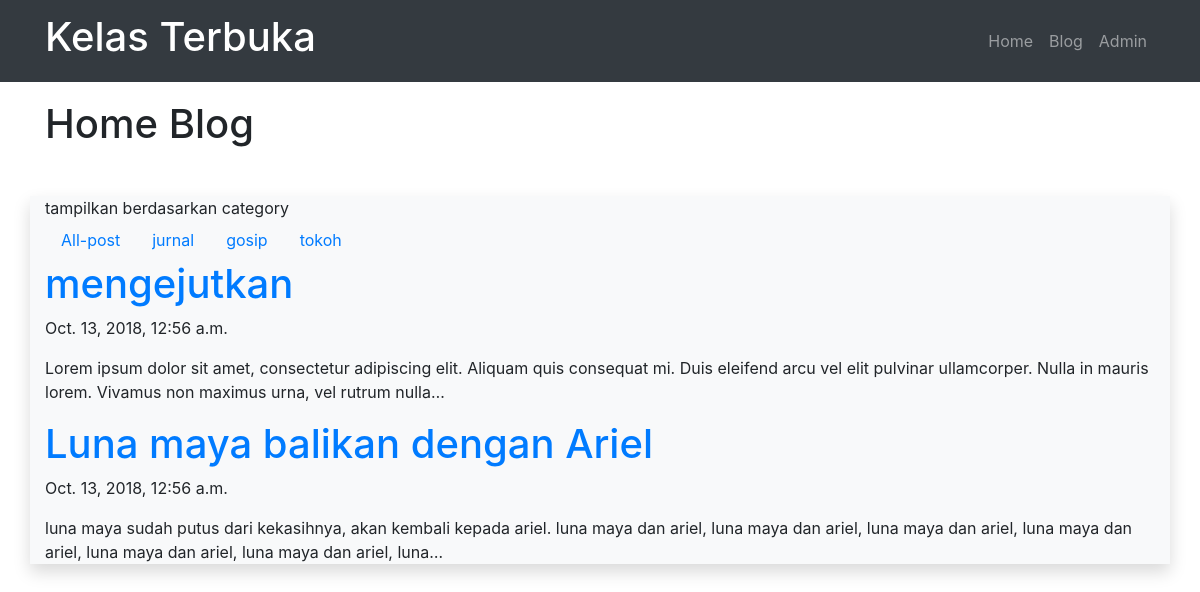
The page /blog/category/gosip/ on the database its author committed.
### blog/models.py (models this page shows, shortened)
class Post(models.Model):
	judul		= models.CharField(max_length=255)
	body		= models.TextField()
	category	= models.CharField(max_length=255)
	publish		= models.DateTimeField(auto_now_add = True)
	update		= models.DateTimeField(auto_now = True)
	slug		= models.SlugField(blank=True, editable = False)

### blog/views.py (the view)
# urls.py: url(r'^category/(?P<categoryInput>[\w-]+)/$', views.categoryPost, name="category"),
def categoryPost(request,categoryInput):
	posts = Post.objects.filter(category=categoryInput);
	categories = Post.objects.values('category').distinct();
	context = {
		'Judul':'Home Blog',
		'Content':'tampilkan berdasarkan category',
		'Categories':categories,
		'Posts':posts,
	}
	return render(request,'blog/category.html',context)

### blog/templates/blog/category.html (shortened to what this page needs)
{% extends "base.html" %}
{% block pageTitle %}
	{{Judul}}
{% endblock pageTitle %}
{% block contents %}
	{{Content}}
	<ul class="nav">
		<li class="nav-item">
			<a class = "nav-link" href="/blog" title="">
				All-post
			</a>
		</li>
	{% for dataCategory in Categories %}
		<li class="nav-item">
			<a class = "nav-link" href="/blog/category/{{dataCategory.category}}" title="">
				{{dataCategory.category}}
			</a>
		</li>
	{% endfor %}
	</ul>
	{% for post in Posts %}
		<a href="/blog/post/{{post.slug}}" title="">
			<h1>{{post.judul}}</h1>
		</a>
		<p>{{post.publish}}</p>
		<p>{{post.body|truncatechars:200}}</p>
	{% endfor %}
{% endblock contents %}

### rows shown on the page
Post: judul "mengejutkan", publish "Oct. 13, 2018, 12:56 a.m.", body "Lorem ipsum dolor sit amet, consectetur adipiscing elit. Aliquam quis consequat mi. Duis eleifend arcu vel elit pulvinar ullamcorper. Nulla in mauris lorem. Vivamus non maximus urna, vel rutrum nulla…"
Post: judul "Luna maya balikan dengan Ariel", publish "Oct. 13, 2018, 12:56 a.m.", body "luna maya sudah putus dari kekasihnya, akan kembali kepada ariel. luna maya dan ariel, luna maya dan ariel, luna maya dan ariel, luna maya dan ariel, luna maya dan ariel, luna maya dan ariel, luna…"

### other values the page prints
{{ Judul }} "Home Blog"
{{ Content }} "tampilkan berdasarkan category"
{{ dataCategory.category }} "jurnal" "gosip" "tokoh"
